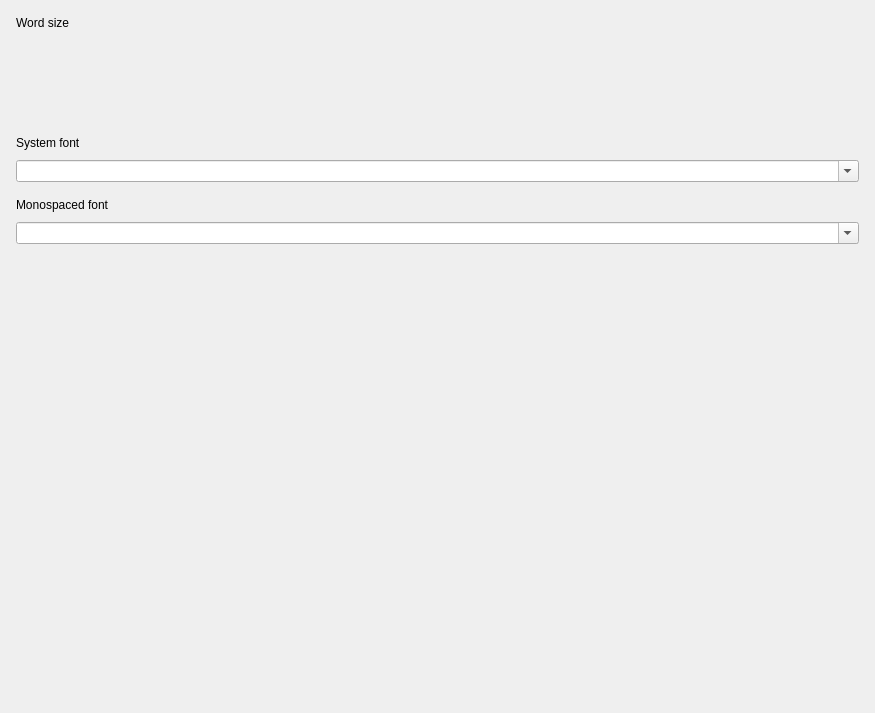
<?xml version="1.0" encoding="UTF-8"?>
<ui version="4.0">
 <class>Fonts</class>
 <widget class="QWidget" name="Fonts">
  <property name="geometry">
   <rect>
    <x>0</x>
    <y>0</y>
    <width>875</width>
    <height>713</height>
   </rect>
  </property>
  <property name="windowTitle">
   <string>Form</string>
  </property>
  <layout class="QVBoxLayout" name="verticalLayout_4">
   <property name="spacing">
    <number>0</number>
   </property>
   <property name="leftMargin">
    <number>16</number>
   </property>
   <property name="topMargin">
    <number>16</number>
   </property>
   <property name="rightMargin">
    <number>16</number>
   </property>
   <property name="bottomMargin">
    <number>160</number>
   </property>
   <item>
    <widget class="QLabel" name="label">
     <property name="text">
      <string>Word size</string>
     </property>
    </widget>
   </item>
   <item>
    <spacer name="verticalSpacer_2">
     <property name="orientation">
      <enum>Qt::Vertical</enum>
     </property>
     <property name="sizeType">
      <enum>QSizePolicy::Fixed</enum>
     </property>
     <property name="sizeHint" stdset="0">
      <size>
       <width>20</width>
       <height>10</height>
      </size>
     </property>
    </spacer>
   </item>
   <item>
    <widget class="KiranSlider" name="slider" native="true">
     <property name="sizePolicy">
      <sizepolicy hsizetype="Expanding" vsizetype="Fixed">
       <horstretch>0</horstretch>
       <verstretch>0</verstretch>
      </sizepolicy>
     </property>
     <property name="minimumSize">
      <size>
       <width>0</width>
       <height>80</height>
      </size>
     </property>
     <property name="maximumSize">
      <size>
       <width>16777215</width>
       <height>80</height>
      </size>
     </property>
    </widget>
   </item>
   <item>
    <spacer name="verticalSpacer">
     <property name="orientation">
      <enum>Qt::Vertical</enum>
     </property>
     <property name="sizeType">
      <enum>QSizePolicy::Fixed</enum>
     </property>
     <property name="sizeHint" stdset="0">
      <size>
       <width>20</width>
       <height>16</height>
      </size>
     </property>
    </spacer>
   </item>
   <item>
    <widget class="QLabel" name="label_2">
     <property name="text">
      <string>System font</string>
     </property>
    </widget>
   </item>
   <item>
    <spacer name="verticalSpacer_3">
     <property name="orientation">
      <enum>Qt::Vertical</enum>
     </property>
     <property name="sizeType">
      <enum>QSizePolicy::Fixed</enum>
     </property>
     <property name="sizeHint" stdset="0">
      <size>
       <width>20</width>
       <height>10</height>
      </size>
     </property>
    </spacer>
   </item>
   <item>
    <widget class="QComboBox" name="combo_system">
     <property name="editable">
      <bool>true</bool>
     </property>
    </widget>
   </item>
   <item>
    <spacer name="verticalSpacer_4">
     <property name="orientation">
      <enum>Qt::Vertical</enum>
     </property>
     <property name="sizeType">
      <enum>QSizePolicy::Fixed</enum>
     </property>
     <property name="sizeHint" stdset="0">
      <size>
       <width>20</width>
       <height>16</height>
      </size>
     </property>
    </spacer>
   </item>
   <item>
    <widget class="QLabel" name="label_3">
     <property name="text">
      <string>Monospaced font</string>
     </property>
    </widget>
   </item>
   <item>
    <spacer name="verticalSpacer_5">
     <property name="orientation">
      <enum>Qt::Vertical</enum>
     </property>
     <property name="sizeType">
      <enum>QSizePolicy::Fixed</enum>
     </property>
     <property name="sizeHint" stdset="0">
      <size>
       <width>20</width>
       <height>10</height>
      </size>
     </property>
    </spacer>
   </item>
   <item>
    <widget class="QComboBox" name="combo_monospace">
     <property name="editable">
      <bool>true</bool>
     </property>
    </widget>
   </item>
   <item>
    <spacer name="verticalSpacer_6">
     <property name="orientation">
      <enum>Qt::Vertical</enum>
     </property>
     <property name="sizeHint" stdset="0">
      <size>
       <width>20</width>
       <height>40</height>
      </size>
     </property>
    </spacer>
   </item>
  </layout>
 </widget>
 <customwidgets>
  <customwidget>
   <class>KiranSlider</class>
   <extends>QWidget</extends>
   <header location="global">kiran-slider/kiran-slider.h</header>
   <container>1</container>
  </customwidget>
 </customwidgets>
 <resources/>
 <connections/>
</ui>
